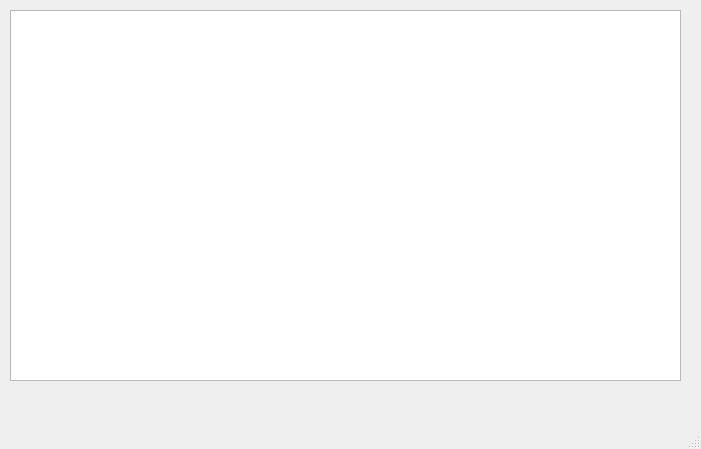
<?xml version="1.0" encoding="UTF-8"?>
<ui version="4.0">
 <class>MainWindow</class>
 <widget class="QMainWindow" name="MainWindow">
  <property name="geometry">
   <rect>
    <x>0</x>
    <y>0</y>
    <width>701</width>
    <height>449</height>
   </rect>
  </property>
  <property name="windowTitle">
   <string>MainWindow</string>
  </property>
  <widget class="QWidget" name="centralwidget">
   <widget class="QTableWidget" name="tableWidget">
    <property name="geometry">
     <rect>
      <x>10</x>
      <y>10</y>
      <width>671</width>
      <height>371</height>
     </rect>
    </property>
   </widget>
  </widget>
  <widget class="QMenuBar" name="menubar">
   <property name="geometry">
    <rect>
     <x>0</x>
     <y>0</y>
     <width>701</width>
     <height>26</height>
    </rect>
   </property>
  </widget>
  <widget class="QStatusBar" name="statusbar"/>
 </widget>
 <resources/>
 <connections/>
</ui>
